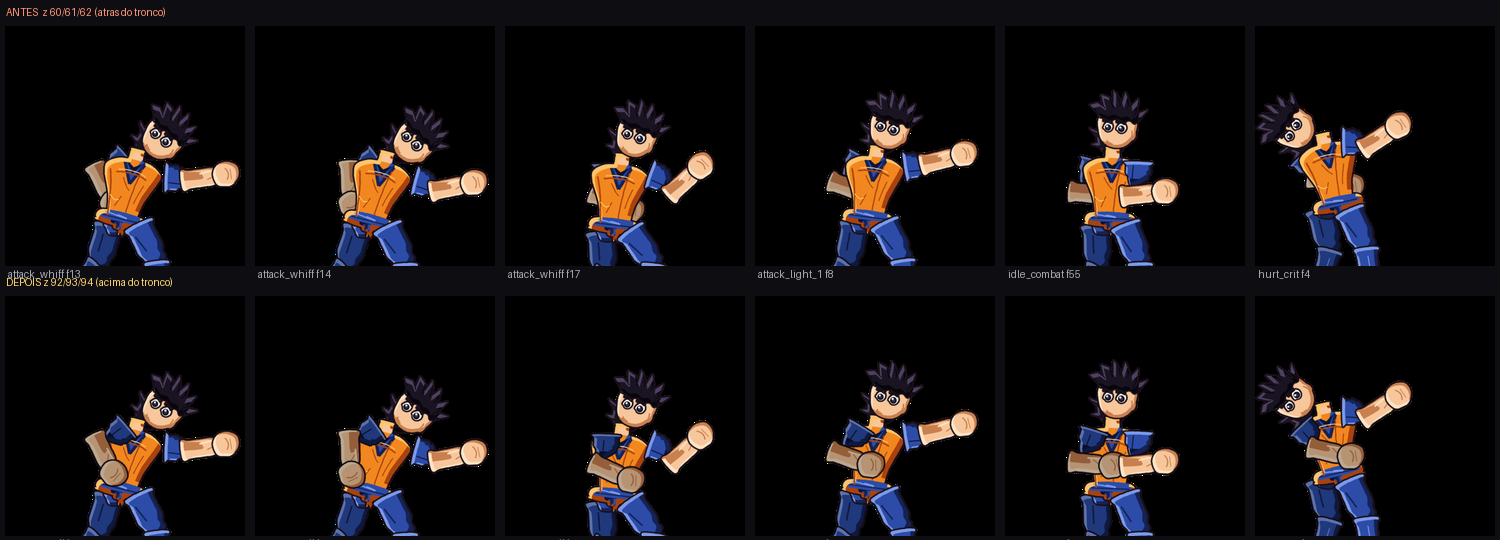

Write the Python code that produced this figure.
"""Antes/depois do problema 1 (braco de tras).

Antes: upper_arm_b/forearm_b/hand_b em z 60/61/62 (atras do tronco, z 90).
Depois: z 92/93/94 (acima do tronco), como no AQWorlds.

Uso:  python3 experiments/occlusion/antes_depois.py
Saida: experiments/occlusion/antes_depois.png
"""
import pathlib
import sys

sys.path.insert(0, str(pathlib.Path(__file__).resolve().parents[2] / "tools"))

from PIL import Image, ImageDraw

from aura import clips
from aura.anim import pose_from_params
from aura.parts_goku import build_goku_parts
from aura.pose import Skeleton
from aura.rig import ActorRig, load_layers

ROOT = pathlib.Path(__file__).resolve().parents[2]
ANTES = {"upper_arm_b": 60, "forearm_b": 61, "hand_b": 62}
DEPOIS = {"upper_arm_b": 92, "forearm_b": 93, "hand_b": 94}

CASES = [
    ("attack_whiff", 13), ("attack_whiff", 14), ("attack_whiff", 17),
    ("attack_light_1", 8), ("idle_combat", 55), ("hurt_crit", 4),
]

ZOOM = 2.6
CROP = (150, 160, 390, 400)


def rig_with(zmap, skel, layers):
    parts = {k: v.build() for k, v in build_goku_parts().items()}
    rows = [dict(r) for r in layers]
    for r in rows:
        if r["slot"] in zmap:
            r["z"] = zmap[r["slot"]]
    rig = ActorRig(skel, parts, rows, skel.data["secondary_chains"])
    rig.attachments.update({"face": "face_combat", "hair_front": "hair_front"})
    return rig


def main() -> None:
    skel = Skeleton.load(str(ROOT / "standards/skeleton_humanoid.json"))
    layers = load_layers(str(ROOT / "standards/layer_order.json"))

    rows = []
    for label, zmap in (("ANTES  z 60/61/62 (atras do tronco)", ANTES),
                        ("DEPOIS z 92/93/94 (acima do tronco)", DEPOIS)):
        rig = rig_with(zmap, skel, layers)
        tiles = []
        for name, frame in CASES:
            pose = pose_from_params(clips.get(name).sample(float(frame)), skel)
            im, _ = rig.render(pose, facing=1, zoom=ZOOM, out_size=(512, 512),
                               shadow=False)
            tiles.append((f"{name} f{frame}", im.convert("RGB").crop(CROP)))
        rows.append((label, tiles))

    w, h = rows[0][1][0][1].size
    sheet = Image.new("RGB", (w * len(CASES) + 10 * len(CASES), (h + 30) * 2),
                      (14, 14, 18))
    d = ImageDraw.Draw(sheet)
    for r, (label, tiles) in enumerate(rows):
        y = r * (h + 30) + 26
        d.text((6, y - 20), label, fill=(255, 215, 110) if r else (255, 150, 120))
        for i, (cap, im) in enumerate(tiles):
            x = i * (w + 10) + 5
            sheet.paste(im, (x, y))
            d.text((x + 3, y + h + 2), cap, fill=(170, 170, 180))
    out = ROOT / "experiments/occlusion/antes_depois.png"
    sheet.save(out)
    print(f"{out}  {sheet.size[0]}x{sheet.size[1]}")


if __name__ == "__main__":
    main()
